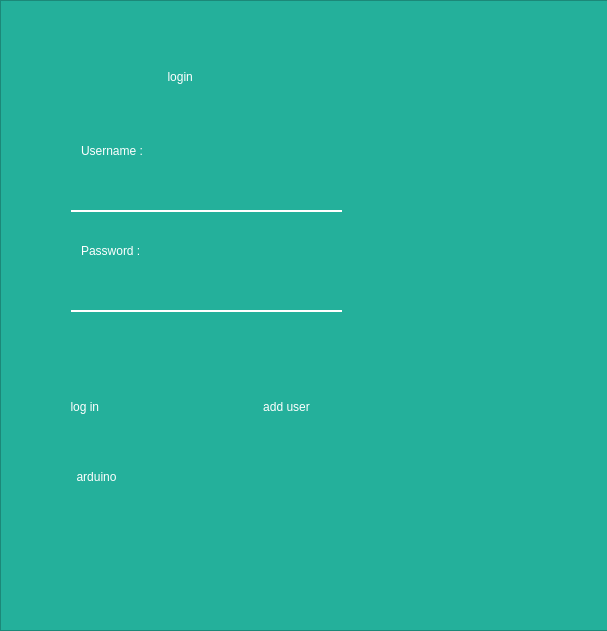
<?xml version="1.0" encoding="UTF-8"?>
<ui version="4.0">
 <class>login</class>
 <widget class="QDialog" name="login">
  <property name="geometry">
   <rect>
    <x>0</x>
    <y>0</y>
    <width>607</width>
    <height>631</height>
   </rect>
  </property>
  <property name="windowTitle">
   <string>Dialog</string>
  </property>
  <widget class="QStackedWidget" name="winStack">
   <property name="geometry">
    <rect>
     <x>0</x>
     <y>0</y>
     <width>631</width>
     <height>631</height>
    </rect>
   </property>
   <property name="styleSheet">
    <string notr="true">background-color: rgb(34, 44, 60);
font: 12pt &quot;Segoe UI&quot;;
background-color: rgb(92, 85, 233);
color: rgb(255, 255, 255);
background-color: rgb(36, 176, 155);</string>
   </property>
   <property name="frameShape">
    <enum>QFrame::StyledPanel</enum>
   </property>
   <property name="frameShadow">
    <enum>QFrame::Raised</enum>
   </property>
   <property name="currentIndex">
    <number>0</number>
   </property>
   <widget class="QWidget" name="widget">
    <widget class="QLineEdit" name="usernameBox">
     <property name="geometry">
      <rect>
       <x>70</x>
       <y>160</y>
       <width>271</width>
       <height>51</height>
      </rect>
     </property>
     <property name="styleSheet">
      <string notr="true">border:none;
color: rgb(255, 255, 255);
border-bottom-color: rgb(255, 255, 255);
border-bottom:2px solid rgba(255,255,255,255);</string>
     </property>
    </widget>
    <widget class="QLineEdit" name="passwordBox">
     <property name="geometry">
      <rect>
       <x>70</x>
       <y>260</y>
       <width>271</width>
       <height>51</height>
      </rect>
     </property>
     <property name="styleSheet">
      <string notr="true">border:none;
color: rgb(255, 255, 255);
border-bottom-color: rgb(255, 255, 255);
border-bottom:2px solid rgba(255,255,255,255);</string>
     </property>
    </widget>
    <widget class="QPushButton" name="loginButton">
     <property name="geometry">
      <rect>
       <x>0</x>
       <y>380</y>
       <width>171</width>
       <height>51</height>
      </rect>
     </property>
     <property name="styleSheet">
      <string notr="true">border:none;
color: rgb(255, 255, 255);
border-bottom-color: rgb(255, 255, 255);
</string>
     </property>
     <property name="text">
      <string>log in </string>
     </property>
    </widget>
    <widget class="QPushButton" name="regButton">
     <property name="geometry">
      <rect>
       <x>200</x>
       <y>380</y>
       <width>171</width>
       <height>51</height>
      </rect>
     </property>
     <property name="styleSheet">
      <string notr="true">border:none;
color: rgb(255, 255, 255);
border-bottom-color: rgb(255, 255, 255);
</string>
     </property>
     <property name="text">
      <string>add user</string>
     </property>
    </widget>
    <widget class="QLabel" name="label">
     <property name="geometry">
      <rect>
       <x>80</x>
       <y>140</y>
       <width>91</width>
       <height>20</height>
      </rect>
     </property>
     <property name="styleSheet">
      <string notr="true">font: 10pt &quot;Segoe UI&quot;;
color: rgb(255, 255, 255);</string>
     </property>
     <property name="text">
      <string>Username :</string>
     </property>
    </widget>
    <widget class="QLabel" name="label_2">
     <property name="geometry">
      <rect>
       <x>80</x>
       <y>240</y>
       <width>91</width>
       <height>20</height>
      </rect>
     </property>
     <property name="styleSheet">
      <string notr="true">font: 10pt &quot;Segoe UI&quot;;
color: rgb(255, 255, 255);</string>
     </property>
     <property name="text">
      <string>Password :</string>
     </property>
    </widget>
    <widget class="QLabel" name="label_3">
     <property name="geometry">
      <rect>
       <x>100</x>
       <y>50</y>
       <width>351</width>
       <height>51</height>
      </rect>
     </property>
     <property name="styleSheet">
      <string notr="true">border:none</string>
     </property>
     <property name="text">
      <string>                    login</string>
     </property>
    </widget>
    <widget class="QLabel" name="loginLabel">
     <property name="geometry">
      <rect>
       <x>60</x>
       <y>320</y>
       <width>301</width>
       <height>31</height>
      </rect>
     </property>
     <property name="styleSheet">
      <string notr="true">font: 9pt &quot;Segoe UI&quot;;
text-decoration: underline;
font: 10pt &quot;Segoe UI&quot;;
text-decoration: underline;</string>
     </property>
     <property name="text">
      <string/>
     </property>
    </widget>
    <widget class="QPushButton" name="arduino">
     <property name="geometry">
      <rect>
       <x>10</x>
       <y>450</y>
       <width>171</width>
       <height>51</height>
      </rect>
     </property>
     <property name="styleSheet">
      <string notr="true">border:none;
color: rgb(255, 255, 255);
border-bottom-color: rgb(255, 255, 255);
</string>
     </property>
     <property name="text">
      <string>arduino</string>
     </property>
    </widget>
   </widget>
   <widget class="QWidget" name="page">
    <widget class="QLabel" name="label_4">
     <property name="geometry">
      <rect>
       <x>30</x>
       <y>30</y>
       <width>451</width>
       <height>51</height>
      </rect>
     </property>
     <property name="styleSheet">
      <string notr="true"/>
     </property>
     <property name="text">
      <string>                             Register</string>
     </property>
    </widget>
    <widget class="QLabel" name="label_5">
     <property name="geometry">
      <rect>
       <x>30</x>
       <y>170</y>
       <width>71</width>
       <height>20</height>
      </rect>
     </property>
     <property name="styleSheet">
      <string notr="true">color: rgb(255, 255, 255);</string>
     </property>
     <property name="text">
      <string>Username</string>
     </property>
    </widget>
    <widget class="QLabel" name="label_6">
     <property name="geometry">
      <rect>
       <x>30</x>
       <y>270</y>
       <width>71</width>
       <height>20</height>
      </rect>
     </property>
     <property name="styleSheet">
      <string notr="true">color: rgb(255, 255, 255);</string>
     </property>
     <property name="text">
      <string>Password</string>
     </property>
    </widget>
    <widget class="QLineEdit" name="uBox">
     <property name="geometry">
      <rect>
       <x>30</x>
       <y>200</y>
       <width>191</width>
       <height>41</height>
      </rect>
     </property>
     <property name="styleSheet">
      <string notr="true"/>
     </property>
    </widget>
    <widget class="QLineEdit" name="pBox">
     <property name="geometry">
      <rect>
       <x>30</x>
       <y>300</y>
       <width>191</width>
       <height>41</height>
      </rect>
     </property>
     <property name="styleSheet">
      <string notr="true"/>
     </property>
    </widget>
    <widget class="QLabel" name="label_7">
     <property name="geometry">
      <rect>
       <x>40</x>
       <y>380</y>
       <width>81</width>
       <height>20</height>
      </rect>
     </property>
     <property name="styleSheet">
      <string notr="true">border-color: rgb(255, 255, 255);
color: rgb(255, 255, 255);</string>
     </property>
     <property name="text">
      <string>First Name</string>
     </property>
    </widget>
    <widget class="QLabel" name="label_8">
     <property name="geometry">
      <rect>
       <x>40</x>
       <y>480</y>
       <width>131</width>
       <height>20</height>
      </rect>
     </property>
     <property name="styleSheet">
      <string notr="true">color: rgb(255, 255, 255);</string>
     </property>
     <property name="text">
      <string>Last Name</string>
     </property>
    </widget>
    <widget class="QLineEdit" name="fBox">
     <property name="geometry">
      <rect>
       <x>30</x>
       <y>420</y>
       <width>191</width>
       <height>41</height>
      </rect>
     </property>
     <property name="styleSheet">
      <string notr="true"/>
     </property>
    </widget>
    <widget class="QLineEdit" name="lBox">
     <property name="geometry">
      <rect>
       <x>30</x>
       <y>520</y>
       <width>181</width>
       <height>41</height>
      </rect>
     </property>
     <property name="styleSheet">
      <string notr="true"/>
     </property>
    </widget>
    <widget class="QLabel" name="regLabel">
     <property name="geometry">
      <rect>
       <x>40</x>
       <y>130</y>
       <width>221</width>
       <height>21</height>
      </rect>
     </property>
     <property name="styleSheet">
      <string notr="true">border-color: rgb(255, 255, 255);
color: rgb(255, 255, 255);</string>
     </property>
     <property name="text">
      <string>please fill the form correctly</string>
     </property>
    </widget>
    <widget class="QPushButton" name="uplButton">
     <property name="geometry">
      <rect>
       <x>250</x>
       <y>240</y>
       <width>181</width>
       <height>51</height>
      </rect>
     </property>
     <property name="styleSheet">
      <string notr="true"/>
     </property>
     <property name="text">
      <string>UPLOAD PICTURE</string>
     </property>
    </widget>
    <widget class="QPushButton" name="backButton">
     <property name="geometry">
      <rect>
       <x>240</x>
       <y>350</y>
       <width>251</width>
       <height>51</height>
      </rect>
     </property>
     <property name="styleSheet">
      <string notr="true"/>
     </property>
     <property name="text">
      <string>BACK TO LOGIN PAGE</string>
     </property>
    </widget>
    <widget class="QPushButton" name="completeRegButton">
     <property name="geometry">
      <rect>
       <x>240</x>
       <y>470</y>
       <width>251</width>
       <height>51</height>
      </rect>
     </property>
     <property name="styleSheet">
      <string notr="true"/>
     </property>
     <property name="text">
      <string>COMPLETE REGISTRATION</string>
     </property>
    </widget>
    <zorder>lBox</zorder>
    <zorder>fBox</zorder>
    <zorder>pBox</zorder>
    <zorder>uBox</zorder>
    <zorder>label_4</zorder>
    <zorder>label_5</zorder>
    <zorder>label_6</zorder>
    <zorder>label_7</zorder>
    <zorder>label_8</zorder>
    <zorder>regLabel</zorder>
    <zorder>uplButton</zorder>
    <zorder>backButton</zorder>
    <zorder>completeRegButton</zorder>
   </widget>
   <widget class="QWidget" name="page_2">
    <widget class="QLabel" name="label_9">
     <property name="geometry">
      <rect>
       <x>10</x>
       <y>30</y>
       <width>311</width>
       <height>51</height>
      </rect>
     </property>
     <property name="styleSheet">
      <string notr="true"/>
     </property>
     <property name="text">
      <string>              Logged In</string>
     </property>
    </widget>
    <widget class="QLabel" name="LoggedPic">
     <property name="geometry">
      <rect>
       <x>50</x>
       <y>160</y>
       <width>71</width>
       <height>51</height>
      </rect>
     </property>
     <property name="text">
      <string/>
     </property>
    </widget>
    <widget class="QLabel" name="label_10">
     <property name="geometry">
      <rect>
       <x>40</x>
       <y>110</y>
       <width>91</width>
       <height>20</height>
      </rect>
     </property>
     <property name="styleSheet">
      <string notr="true">color: rgb(255, 255, 255);
font: 11pt &quot;Segoe UI&quot;;</string>
     </property>
     <property name="text">
      <string>Full Name:</string>
     </property>
    </widget>
    <widget class="QLineEdit" name="nameLabel">
     <property name="geometry">
      <rect>
       <x>10</x>
       <y>160</y>
       <width>251</width>
       <height>41</height>
      </rect>
     </property>
     <property name="styleSheet">
      <string notr="true"/>
     </property>
    </widget>
    <widget class="QPushButton" name="logoutButton">
     <property name="geometry">
      <rect>
       <x>10</x>
       <y>230</y>
       <width>181</width>
       <height>41</height>
      </rect>
     </property>
     <property name="styleSheet">
      <string notr="true"/>
     </property>
     <property name="text">
      <string>Application</string>
     </property>
    </widget>
    <widget class="QPushButton" name="editButton">
     <property name="geometry">
      <rect>
       <x>10</x>
       <y>290</y>
       <width>181</width>
       <height>41</height>
      </rect>
     </property>
     <property name="styleSheet">
      <string notr="true"/>
     </property>
     <property name="text">
      <string>Edit My Account</string>
     </property>
    </widget>
    <widget class="QPushButton" name="delButton">
     <property name="geometry">
      <rect>
       <x>10</x>
       <y>350</y>
       <width>181</width>
       <height>41</height>
      </rect>
     </property>
     <property name="styleSheet">
      <string notr="true"/>
     </property>
     <property name="text">
      <string>Delete My Account</string>
     </property>
    </widget>
    <zorder>nameLabel</zorder>
    <zorder>label_9</zorder>
    <zorder>LoggedPic</zorder>
    <zorder>label_10</zorder>
    <zorder>logoutButton</zorder>
    <zorder>editButton</zorder>
    <zorder>delButton</zorder>
   </widget>
   <widget class="QWidget" name="page_3">
    <widget class="QLabel" name="label_12">
     <property name="geometry">
      <rect>
       <x>40</x>
       <y>50</y>
       <width>351</width>
       <height>41</height>
      </rect>
     </property>
     <property name="styleSheet">
      <string notr="true"/>
     </property>
     <property name="text">
      <string>                Edit Profile</string>
     </property>
    </widget>
    <widget class="QLabel" name="regLabel_2">
     <property name="geometry">
      <rect>
       <x>30</x>
       <y>120</y>
       <width>251</width>
       <height>20</height>
      </rect>
     </property>
     <property name="text">
      <string/>
     </property>
    </widget>
    <widget class="QLabel" name="label_14">
     <property name="geometry">
      <rect>
       <x>50</x>
       <y>120</y>
       <width>91</width>
       <height>20</height>
      </rect>
     </property>
     <property name="styleSheet">
      <string notr="true">color: rgb(255, 255, 255);</string>
     </property>
     <property name="text">
      <string>username</string>
     </property>
    </widget>
    <widget class="QLabel" name="label_15">
     <property name="geometry">
      <rect>
       <x>50</x>
       <y>210</y>
       <width>101</width>
       <height>20</height>
      </rect>
     </property>
     <property name="styleSheet">
      <string notr="true">color: rgb(255, 255, 255);</string>
     </property>
     <property name="text">
      <string>password</string>
     </property>
    </widget>
    <widget class="QLabel" name="label_16">
     <property name="geometry">
      <rect>
       <x>50</x>
       <y>300</y>
       <width>101</width>
       <height>20</height>
      </rect>
     </property>
     <property name="styleSheet">
      <string notr="true">color: rgb(255, 255, 255);</string>
     </property>
     <property name="text">
      <string>first name</string>
     </property>
    </widget>
    <widget class="QLabel" name="label_17">
     <property name="geometry">
      <rect>
       <x>50</x>
       <y>380</y>
       <width>91</width>
       <height>20</height>
      </rect>
     </property>
     <property name="styleSheet">
      <string notr="true">color: rgb(255, 255, 255);</string>
     </property>
     <property name="text">
      <string>last name</string>
     </property>
    </widget>
    <widget class="QLineEdit" name="uBox_2">
     <property name="geometry">
      <rect>
       <x>40</x>
       <y>160</y>
       <width>181</width>
       <height>41</height>
      </rect>
     </property>
     <property name="styleSheet">
      <string notr="true"/>
     </property>
    </widget>
    <widget class="QLineEdit" name="pBox_2">
     <property name="geometry">
      <rect>
       <x>40</x>
       <y>240</y>
       <width>181</width>
       <height>41</height>
      </rect>
     </property>
     <property name="styleSheet">
      <string notr="true"/>
     </property>
    </widget>
    <widget class="QLineEdit" name="fBox_2">
     <property name="geometry">
      <rect>
       <x>40</x>
       <y>330</y>
       <width>181</width>
       <height>41</height>
      </rect>
     </property>
     <property name="styleSheet">
      <string notr="true"/>
     </property>
    </widget>
    <widget class="QLineEdit" name="lBox_2">
     <property name="geometry">
      <rect>
       <x>40</x>
       <y>410</y>
       <width>181</width>
       <height>41</height>
      </rect>
     </property>
     <property name="styleSheet">
      <string notr="true"/>
     </property>
    </widget>
    <widget class="QPushButton" name="uplButton_2">
     <property name="geometry">
      <rect>
       <x>30</x>
       <y>510</y>
       <width>171</width>
       <height>41</height>
      </rect>
     </property>
     <property name="styleSheet">
      <string notr="true"/>
     </property>
     <property name="text">
      <string>uplod</string>
     </property>
    </widget>
    <widget class="QPushButton" name="backButton_2">
     <property name="geometry">
      <rect>
       <x>30</x>
       <y>560</y>
       <width>171</width>
       <height>41</height>
      </rect>
     </property>
     <property name="styleSheet">
      <string notr="true"/>
     </property>
     <property name="text">
      <string>back to my page</string>
     </property>
    </widget>
    <widget class="QPushButton" name="pushButton_2">
     <property name="geometry">
      <rect>
       <x>30</x>
       <y>460</y>
       <width>171</width>
       <height>41</height>
      </rect>
     </property>
     <property name="styleSheet">
      <string notr="true"/>
     </property>
     <property name="text">
      <string>sumbit changes</string>
     </property>
    </widget>
    <zorder>lBox_2</zorder>
    <zorder>fBox_2</zorder>
    <zorder>pBox_2</zorder>
    <zorder>uBox_2</zorder>
    <zorder>label_12</zorder>
    <zorder>regLabel_2</zorder>
    <zorder>label_14</zorder>
    <zorder>label_15</zorder>
    <zorder>label_16</zorder>
    <zorder>label_17</zorder>
    <zorder>uplButton_2</zorder>
    <zorder>backButton_2</zorder>
    <zorder>pushButton_2</zorder>
   </widget>
   <widget class="QWidget" name="page_4">
    <widget class="QLabel" name="label_13">
     <property name="geometry">
      <rect>
       <x>270</x>
       <y>80</y>
       <width>171</width>
       <height>20</height>
      </rect>
     </property>
     <property name="text">
      <string>Admin Panel</string>
     </property>
    </widget>
    <widget class="QStackedWidget" name="stackedWidget">
     <property name="geometry">
      <rect>
       <x>0</x>
       <y>270</y>
       <width>461</width>
       <height>261</height>
      </rect>
     </property>
     <property name="currentIndex">
      <number>1</number>
     </property>
     <widget class="QWidget" name="page_5">
      <widget class="QTableView" name="tableView">
       <property name="geometry">
        <rect>
         <x>60</x>
         <y>20</y>
         <width>381</width>
         <height>211</height>
        </rect>
       </property>
      </widget>
     </widget>
     <widget class="QWidget" name="page_6"/>
    </widget>
    <widget class="QPushButton" name="userBrowse">
     <property name="geometry">
      <rect>
       <x>10</x>
       <y>140</y>
       <width>131</width>
       <height>29</height>
      </rect>
     </property>
     <property name="text">
      <string>all user</string>
     </property>
    </widget>
    <widget class="QPushButton" name="backButton_5">
     <property name="geometry">
      <rect>
       <x>10</x>
       <y>230</y>
       <width>131</width>
       <height>29</height>
      </rect>
     </property>
     <property name="text">
      <string>roll back changes</string>
     </property>
    </widget>
    <widget class="QPushButton" name="pageButton">
     <property name="geometry">
      <rect>
       <x>10</x>
       <y>190</y>
       <width>141</width>
       <height>29</height>
      </rect>
     </property>
     <property name="text">
      <string>go to my page</string>
     </property>
    </widget>
    <widget class="QPushButton" name="editedButton_2">
     <property name="geometry">
      <rect>
       <x>30</x>
       <y>510</y>
       <width>131</width>
       <height>29</height>
      </rect>
     </property>
     <property name="text">
      <string>save changes</string>
     </property>
    </widget>
    <widget class="QLabel" name="adminLabel">
     <property name="geometry">
      <rect>
       <x>200</x>
       <y>130</y>
       <width>341</width>
       <height>20</height>
      </rect>
     </property>
     <property name="text">
      <string/>
     </property>
    </widget>
    <widget class="QLabel" name="headLabel">
     <property name="geometry">
      <rect>
       <x>520</x>
       <y>450</y>
       <width>281</width>
       <height>20</height>
      </rect>
     </property>
     <property name="text">
      <string/>
     </property>
    </widget>
    <widget class="QTableView" name="tableView_2">
     <property name="geometry">
      <rect>
       <x>10</x>
       <y>290</y>
       <width>321</width>
       <height>201</height>
      </rect>
     </property>
    </widget>
   </widget>
  </widget>
 </widget>
 <resources/>
 <connections/>
</ui>
